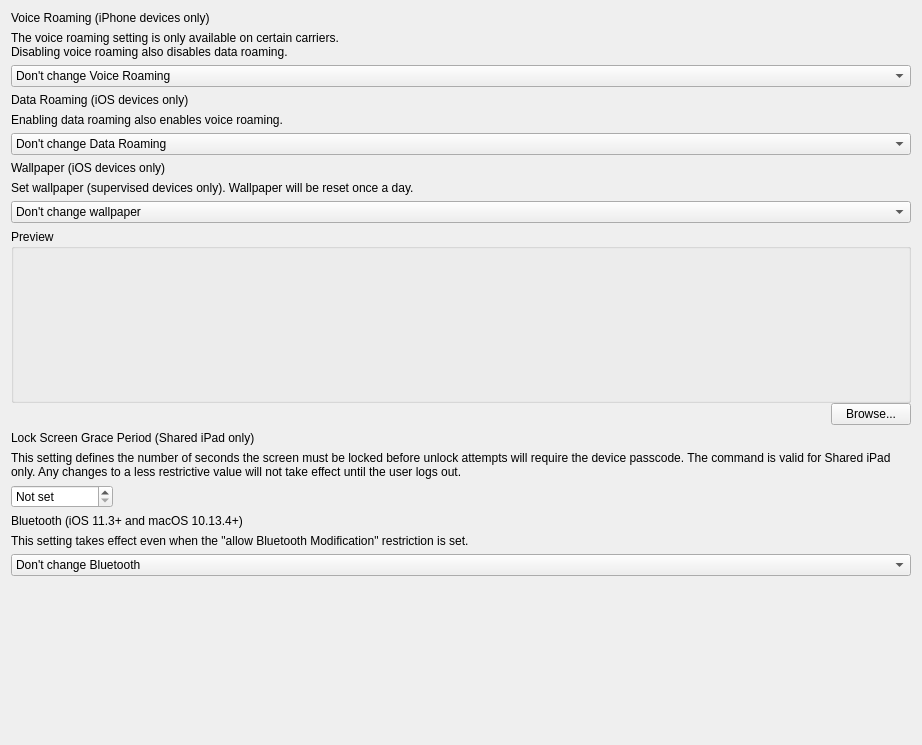
<?xml version="1.0" encoding="UTF-8"?>
<ui version="4.0">
 <class>CommandPolicyForm</class>
 <widget class="QWidget" name="CommandPolicyForm">
  <property name="geometry">
   <rect>
    <x>0</x>
    <y>0</y>
    <width>922</width>
    <height>745</height>
   </rect>
  </property>
  <property name="windowTitle">
   <string>Form</string>
  </property>
  <layout class="QVBoxLayout" name="verticalLayout">
   <item>
    <widget class="QLabel" name="label">
     <property name="text">
      <string>Voice Roaming (iPhone devices only)</string>
     </property>
    </widget>
   </item>
   <item>
    <widget class="QLabel" name="lTip_label_2">
     <property name="text">
      <string>&lt;html&gt;&lt;head/&gt;&lt;body&gt;&lt;p&gt;The voice roaming setting is only available on certain carriers.&lt;br/&gt;Disabling voice roaming also disables data roaming.&lt;/p&gt;&lt;/body&gt;&lt;/html&gt;</string>
     </property>
    </widget>
   </item>
   <item>
    <widget class="QComboBox" name="cbVoiceRoaming">
     <item>
      <property name="text">
       <string>Don't change Voice Roaming</string>
      </property>
     </item>
     <item>
      <property name="text">
       <string>Enable Voice Roaming</string>
      </property>
     </item>
     <item>
      <property name="text">
       <string>Disable Voice Roaming</string>
      </property>
     </item>
    </widget>
   </item>
   <item>
    <widget class="QLabel" name="label_2">
     <property name="text">
      <string>Data Roaming (iOS devices only)</string>
     </property>
    </widget>
   </item>
   <item>
    <widget class="QLabel" name="lTip_label_3">
     <property name="text">
      <string>Enabling data roaming also enables voice roaming.</string>
     </property>
    </widget>
   </item>
   <item>
    <widget class="QComboBox" name="cbDataRoaming">
     <item>
      <property name="text">
       <string>Don't change Data Roaming</string>
      </property>
     </item>
     <item>
      <property name="text">
       <string>Enable Data Roaming</string>
      </property>
     </item>
     <item>
      <property name="text">
       <string>Disable Data Roaming</string>
      </property>
     </item>
    </widget>
   </item>
   <item>
    <widget class="QLabel" name="label_3">
     <property name="text">
      <string>Wallpaper (iOS devices only)</string>
     </property>
    </widget>
   </item>
   <item>
    <widget class="QLabel" name="lTipWallpaper">
     <property name="text">
      <string>Set wallpaper (supervised devices only). Wallpaper will be reset once a day.</string>
     </property>
     <property name="wordWrap">
      <bool>true</bool>
     </property>
    </widget>
   </item>
   <item>
    <widget class="QComboBox" name="cbWallpaper">
     <item>
      <property name="text">
       <string>Don't change wallpaper</string>
      </property>
     </item>
     <item>
      <property name="text">
       <string>Lock Screen</string>
      </property>
     </item>
     <item>
      <property name="text">
       <string>Home Screen</string>
      </property>
     </item>
     <item>
      <property name="text">
       <string>Lock and Home Screen</string>
      </property>
     </item>
    </widget>
   </item>
   <item>
    <widget class="QWidget" name="wallpaperDetails" native="true">
     <layout class="QVBoxLayout" name="verticalLayout_2">
      <property name="spacing">
       <number>0</number>
      </property>
      <property name="leftMargin">
       <number>0</number>
      </property>
      <property name="topMargin">
       <number>0</number>
      </property>
      <property name="rightMargin">
       <number>0</number>
      </property>
      <property name="bottomMargin">
       <number>0</number>
      </property>
      <item>
       <widget class="QGroupBox" name="wallpaperPreviewGrp">
        <property name="title">
         <string>Preview</string>
        </property>
        <layout class="QGridLayout" name="gridLayout">
         <item row="1" column="0">
          <spacer name="horizontalSpacer_2">
           <property name="orientation">
            <enum>Qt::Horizontal</enum>
           </property>
           <property name="sizeHint" stdset="0">
            <size>
             <width>206</width>
             <height>20</height>
            </size>
           </property>
          </spacer>
         </item>
         <item row="1" column="3">
          <spacer name="horizontalSpacer_3">
           <property name="orientation">
            <enum>Qt::Horizontal</enum>
           </property>
           <property name="sizeHint" stdset="0">
            <size>
             <width>205</width>
             <height>20</height>
            </size>
           </property>
          </spacer>
         </item>
         <item row="1" column="1">
          <widget class="QLabel" name="wallpaperPreview">
           <property name="sizePolicy">
            <sizepolicy hsizetype="Fixed" vsizetype="Fixed">
             <horstretch>0</horstretch>
             <verstretch>0</verstretch>
            </sizepolicy>
           </property>
           <property name="minimumSize">
            <size>
             <width>100</width>
             <height>133</height>
            </size>
           </property>
           <property name="text">
            <string/>
           </property>
           <property name="scaledContents">
            <bool>true</bool>
           </property>
          </widget>
         </item>
         <item row="0" column="1">
          <spacer name="verticalSpacer_2">
           <property name="orientation">
            <enum>Qt::Vertical</enum>
           </property>
           <property name="sizeHint" stdset="0">
            <size>
             <width>0</width>
             <height>0</height>
            </size>
           </property>
          </spacer>
         </item>
         <item row="2" column="1">
          <spacer name="verticalSpacer_3">
           <property name="orientation">
            <enum>Qt::Vertical</enum>
           </property>
           <property name="sizeHint" stdset="0">
            <size>
             <width>0</width>
             <height>0</height>
            </size>
           </property>
          </spacer>
         </item>
        </layout>
       </widget>
      </item>
      <item>
       <widget class="QWidget" name="widget" native="true">
        <layout class="QHBoxLayout" name="horizontalLayout">
         <property name="leftMargin">
          <number>0</number>
         </property>
         <property name="topMargin">
          <number>0</number>
         </property>
         <property name="rightMargin">
          <number>0</number>
         </property>
         <property name="bottomMargin">
          <number>0</number>
         </property>
         <item>
          <spacer name="horizontalSpacer">
           <property name="orientation">
            <enum>Qt::Horizontal</enum>
           </property>
           <property name="sizeHint" stdset="0">
            <size>
             <width>40</width>
             <height>20</height>
            </size>
           </property>
          </spacer>
         </item>
         <item>
          <widget class="QPushButton" name="browseWallpaper">
           <property name="text">
            <string>Browse...</string>
           </property>
          </widget>
         </item>
        </layout>
       </widget>
      </item>
     </layout>
    </widget>
   </item>
   <item>
    <widget class="QLabel" name="label_4">
     <property name="text">
      <string>Lock Screen Grace Period (Shared iPad only)</string>
     </property>
    </widget>
   </item>
   <item>
    <widget class="QLabel" name="lTipLockScreen">
     <property name="text">
      <string>This setting defines the number of seconds the screen must be locked before unlock attempts will require the device passcode. The command is valid for Shared iPad only. Any changes to a less restrictive value will not take effect until the user logs out.</string>
     </property>
     <property name="wordWrap">
      <bool>true</bool>
     </property>
    </widget>
   </item>
   <item>
    <widget class="QWidget" name="widget_2" native="true">
     <layout class="QHBoxLayout" name="horizontalLayout_2">
      <property name="spacing">
       <number>0</number>
      </property>
      <property name="leftMargin">
       <number>0</number>
      </property>
      <property name="topMargin">
       <number>0</number>
      </property>
      <property name="rightMargin">
       <number>0</number>
      </property>
      <property name="bottomMargin">
       <number>0</number>
      </property>
      <item>
       <widget class="QSpinBox" name="lockScreenGracePeriod">
        <property name="sizePolicy">
         <sizepolicy hsizetype="Preferred" vsizetype="Fixed">
          <horstretch>0</horstretch>
          <verstretch>0</verstretch>
         </sizepolicy>
        </property>
        <property name="specialValueText">
         <string>Not set</string>
        </property>
        <property name="suffix">
         <string> seconds</string>
        </property>
        <property name="minimum">
         <number>-1</number>
        </property>
        <property name="maximum">
         <number>3600</number>
        </property>
        <property name="value">
         <number>-1</number>
        </property>
       </widget>
      </item>
      <item>
       <spacer name="horizontalSpacer_4">
        <property name="orientation">
         <enum>Qt::Horizontal</enum>
        </property>
        <property name="sizeHint" stdset="0">
         <size>
          <width>40</width>
          <height>20</height>
         </size>
        </property>
       </spacer>
      </item>
     </layout>
    </widget>
   </item>
   <item>
    <widget class="QLabel" name="label_5">
     <property name="text">
      <string>Bluetooth (iOS 11.3+ and macOS 10.13.4+)</string>
     </property>
    </widget>
   </item>
   <item>
    <widget class="QLabel" name="lTipBluetooth">
     <property name="text">
      <string>This setting takes effect even when the &quot;allow Bluetooth Modification&quot; restriction is set.</string>
     </property>
    </widget>
   </item>
   <item>
    <widget class="QComboBox" name="cbBluetooth">
     <item>
      <property name="text">
       <string>Don't change Bluetooth</string>
      </property>
     </item>
     <item>
      <property name="text">
       <string>Enable Bluetooth</string>
      </property>
     </item>
     <item>
      <property name="text">
       <string>Disable Bluetooth</string>
      </property>
     </item>
    </widget>
   </item>
   <item>
    <spacer name="verticalSpacer">
     <property name="orientation">
      <enum>Qt::Vertical</enum>
     </property>
     <property name="sizeHint" stdset="0">
      <size>
       <width>0</width>
       <height>0</height>
      </size>
     </property>
    </spacer>
   </item>
  </layout>
 </widget>
 <resources/>
 <connections/>
</ui>
